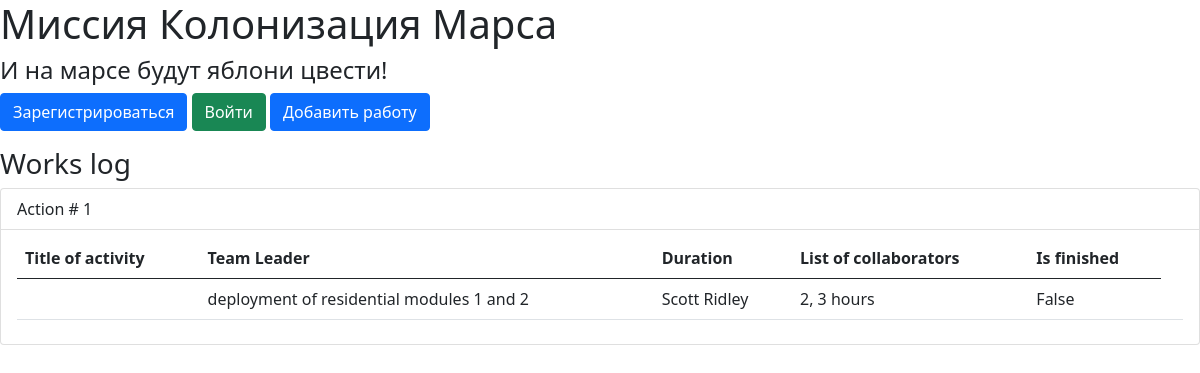
Before: / with the older database file.
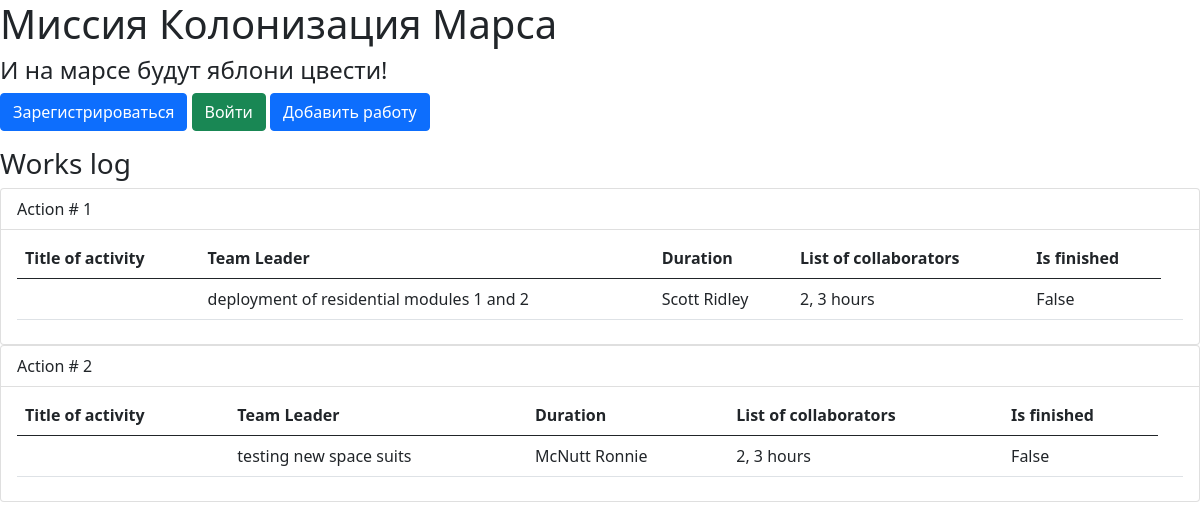
After: the same page with the newer database file.
### data/jobs.py (models this page shows)
class Jobs(SqlAlchemyBase):
    __tablename__ = 'jobs'
    id = sqlalchemy.Column(sqlalchemy.Integer,
                           primary_key=True, autoincrement=True)
    team_leader = sqlalchemy.Column(sqlalchemy.Integer, sqlalchemy.ForeignKey("users.id"))
    job = sqlalchemy.Column(sqlalchemy.String, unique=True)
    work_size = sqlalchemy.Column(sqlalchemy.Integer)
    collaborators = sqlalchemy.Column(sqlalchemy.String, nullable=True)
    is_finished = sqlalchemy.Column(sqlalchemy.Boolean)
    start_date = sqlalchemy.Column(sqlalchemy.DateTime,
                                   default=datetime.datetime.now)
    end_date = sqlalchemy.Column(sqlalchemy.DateTime,
                                 default=datetime.datetime.now)

### main.py (the view)
@app.route("/")
def index():
    db_sess = db_session.create_session()
    jobs = []
    for job in db_sess.query(Jobs).all():
        elem = job.job, db_sess.query(User).filter(User.id == job.team_leader).first().surname + " " +\
               db_sess.query(User).filter(User.id == job.team_leader).first().name, job.collaborators,\
               job.is_finished
        jobs.append(elem)
    return render_template('work_list.html', title='Работа', jobs=jobs)

### data/db_session.py (called while the page is built)
def create_session() -> Session:
    global __factory
    return __factory()

### templates/work_list.html
{% extends "base.html" %}
    {% block content %}
        <link rel="stylesheet" href="{{url_for('.static', filename='/css/style.css')}}">
        <h3>Works log</h3>
        {% for job in jobs %}
            <ul class="list-group">
                <li class="list-group-item">Action # {{loop.index}}</li>
                <li class="list-group-item">
                    <table class="table">
                      <thead>
                        <tr>
                          <th scope="col">Title of activity</th>
                          <th scope="col">Team Leader</th>
                          <th scope="col">Duration</th>
                          <th scope="col">List of collaborators</th>
                          <th scope="col">Is finished</th>
                        </tr>
                      </thead>
                      <tbody>
                        <tr>
                          <th scope="row"></th>
                          <td>{{job[0]}}</td>
                          <td>{{job[1]}}</td>
                          <td>{{job[2]}} hours</td>
                          <td>{{job[3]}}</td>
                          <td>{{job[4]}}</td>
                        </tr>
                      </tbody>
                    </table>
                </li>
            </ul>
        {% endfor %}
    {% endblock %}

### templates/base.html (shortened to what this page needs)
<!DOCTYPE html>
<html lang="en">
<head>
        <link rel="stylesheet"
              href="https://cdn.jsdelivr.net/npm/bootstrap@5.0.0-beta1/dist/css/bootstrap.min.css"
>
    </head>
    <body>
        <h1>Миссия Колонизация Марса</h1>
        <h4>И на марсе будут яблони цвести!</h4>
        {% if current_user.is_authenticated %}
            <a class="navbar-brand" href="/logout">{{ current_user.name }}</a>
        {% else %}
        <p>
            <a class="btn btn-primary " href="/register">Зарегистрироваться</a>
            <a class="btn btn-success" href="/login">Войти</a>
            <a class="btn btn-primary " href="/addjob">Добавить работу</a>
        </p>
        {% endif %}
        {% block content %}{% endblock %}
    </body>
</html>

Changed rows visible on the page:
added Jobs: job "testing new space suits", job "McNutt Ronnie", collaborators "2, 3", job "False"
